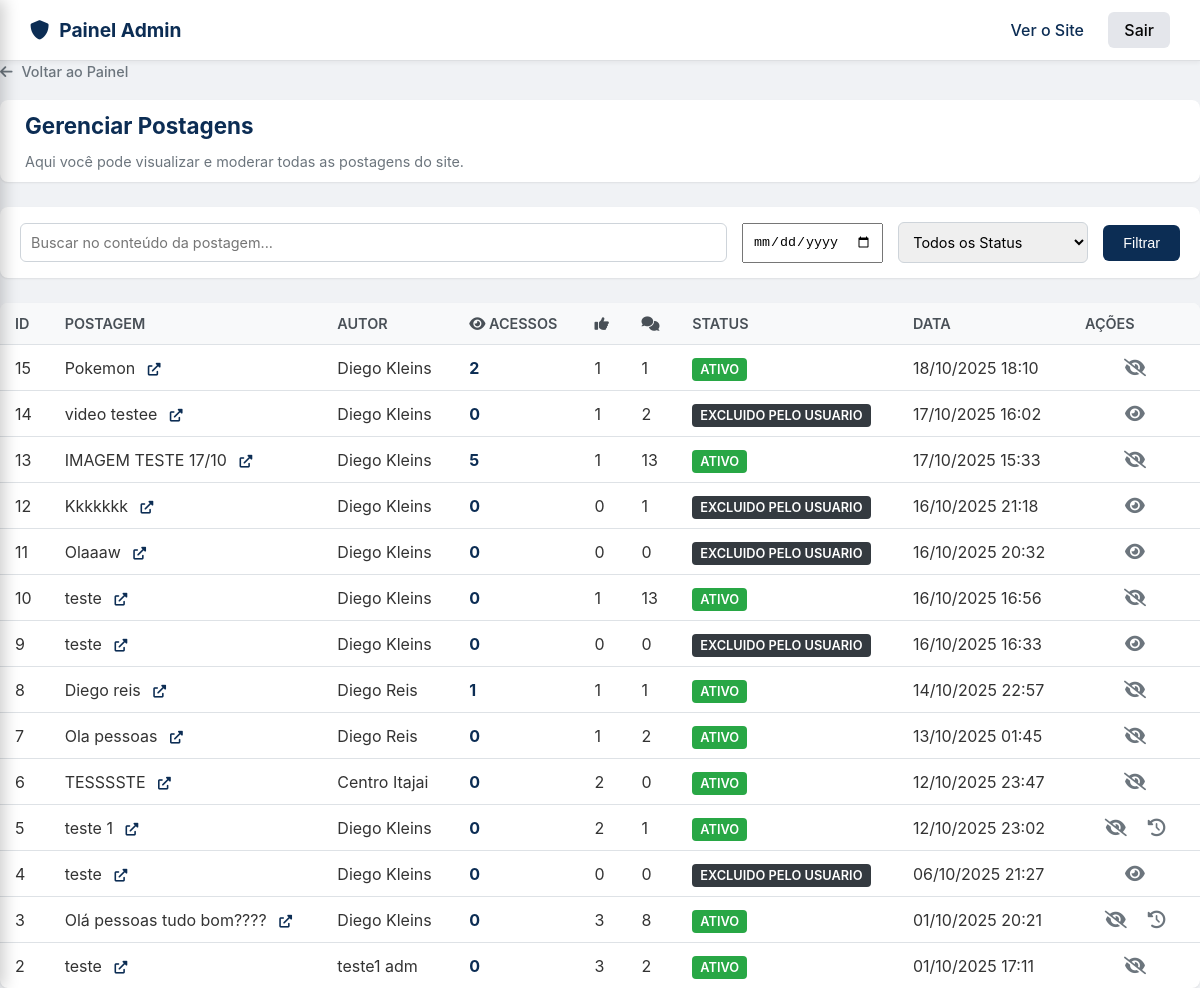
Page /admin/admin_postagens.php (signed in) on the committed database.
### tables this page shows
CREATE TABLE `Postagens` (
  `id` int(11) NOT NULL,
  `id_usuario` int(11) NOT NULL,
  `conteudo_texto` text NOT NULL,
  `tipo_media` enum('imagem','video') DEFAULT NULL,
  `status` enum('ativo','inativo','excluido_pelo_usuario') NOT NULL DEFAULT 'ativo',
  `url_media` varchar(255) DEFAULT NULL,
  `data_postagem` timestamp NOT NULL DEFAULT current_timestamp()
);

CREATE TABLE `Usuarios` (
  `id` int(11) NOT NULL,
  `nome` varchar(50) NOT NULL,
  `sobrenome` varchar(100) NOT NULL,
  `data_nascimento` date DEFAULT NULL,
  `nome_de_usuario` varchar(50) NOT NULL,
  `email` varchar(100) NOT NULL,
  `senha_hash` varchar(255) NOT NULL,
  `role` varchar(20) NOT NULL DEFAULT 'membro',
  `status` enum('ativo','suspenso') NOT NULL DEFAULT 'ativo',
  `foto_perfil_url` varchar(255) DEFAULT NULL,
  `id_bairro` int(11) DEFAULT NULL,
  `data_cadastro` timestamp NOT NULL DEFAULT current_timestamp(),
  `relacionamento` enum('Não especificado','Solteiro(a)','Em um relacionamento sério','Casado(a)','Divorciado(a)') NOT NULL DEFAULT 'Não especificado' COMMENT 'Status de relacionamento do usuário',
  `biografia` text DEFAULT NULL COMMENT 'Pequena biografia ou descrição do usuário',
  `perfil_privado` tinyint(1) NOT NULL DEFAULT 0 COMMENT '0 = Público, 1 = Privado (apenas amigos)',
  `privacidade_amigos` enum('todos','amigos','ninguem') NOT NULL DEFAULT 'amigos' COMMENT 'Define quem pode ver a lista de amigos do utilizador',
  `ultimo_acesso` timestamp NULL DEFAULT NULL COMMENT 'Timestamp da última atividade do usuário'
);

### admin/admin_postagens.php (the view, shortened to what this page needs)
<?php
require_once __DIR__ . '/../../config/database.php';
$busca = $_GET['busca'] ?? '';
$data_filtro = $_GET['data'] ?? '';
$sql = "SELECT
            p.id, p.conteudo_texto, p.data_postagem, p.status,
            u.nome, u.sobrenome,
            (SELECT COUNT(id) FROM Postagens_Edicoes WHERE id_postagem = p.id) as total_edicoes,
            (SELECT COUNT(id) FROM Curtidas WHERE id_postagem = p.id) as total_curtidas,
            (SELECT COUNT(id) FROM Comentarios WHERE id_postagem = p.id AND status = 'ativo') as total_comentarios,
            COUNT(DISTINCT lvp.id) as total_visualizacoes
        FROM Postagens AS p
        JOIN Usuarios AS u ON p.id_usuario = u.id
        LEFT JOIN Logs_Visualizacao_Post AS lvp ON p.id = lvp.id_postagem";
$sql .= " GROUP BY p.id";
$order_by = !empty($data_filtro) ? "total_visualizacoes DESC" : "p.data_postagem DESC";
$sql .= " ORDER BY $order_by";
$stmt = $conn->prepare($sql);
$stmt->execute();
$result = $stmt->get_result();
?>
<!DOCTYPE html>
<html lang="pt-br">
<head>
    <link rel="stylesheet" href="assets/css/admin.css?v=2.0">
    <link rel="stylesheet" href="https://cdnjs.cloudflare.com/ajax/libs/font-awesome/6.0.0-beta3/css/all.min.css">
</head>
<body>
    <?php
    include 'templates/admin_header.php';
    ?>
    <main class="admin-main-content">
        <a href="index.php" class="admin-back-button"><i class="fas fa-arrow-left"></i> Voltar ao Painel</a>
        <div class="admin-card">
            <h1>Gerenciar Postagens</h1>
            <p>Aqui você pode visualizar e moderar todas as postagens do site.</p>
        </div>
        <div class="filter-bar">
            <form action="admin_postagens.php" method="GET">
                <input type="text" name="busca" placeholder="Buscar no conteúdo da postagem..." value="<?php echo htmlspecialchars($busca); ?>">
                <input type="date" name="data" value="<?php echo htmlspecialchars($data_filtro); ?>" title="Filtrar por data de acesso" style="padding: 9px;">
                <select name="status">
                    <option value="">Todos os Status</option>
                </select>
                <button type="submit" class="filter-btn">Filtrar</button>
            </form>
        </div>
        <div class="admin-table-container">
            <table class="admin-table">
                <thead>
                    <tr>
                        <th>ID</th>
                        <th>Postagem</th>
                        <th>Autor</th>
                        <th><i class="fas fa-eye"></i> Acessos</th> <?php  ?>
                        <th><i class="fas fa-thumbs-up"></i></th>
                        <th><i class="fas fa-comments"></i></th>
                        <th>Status</th>
                        <th>Data</th>
                        <th>Ações</th>
                    </tr>
                </thead>
                <tbody>
                    <?php if ($result && $result->num_rows > 0): ?>
                        <?php while($post = $result->fetch_assoc()): ?>
                            <tr>
                                <td><?php echo $post['id']; ?></td>
                                <td class="comment-content-cell">
                                    <?php echo htmlspecialchars(mb_strimwidth($post['conteudo_texto'], 0, 100, "...")); ?>
                                    <a href="../postagem.php?id=<?php echo $post['id']; ?>" target="_blank" title="Ver postagem no site"><i class="fas fa-external-link-alt"></i></a>
                                </td>
                                <td><?php echo htmlspecialchars($post['nome'] . ' ' . $post['sobrenome']); ?></td>
                                <td style="font-weight: bold; color: #0c2d54;"><?php echo $post['total_visualizacoes']; ?></td>
                                <td><?php echo $post['total_curtidas']; ?></td>
                                <td><?php echo $post['total_comentarios']; ?></td>
                                <td><span class="status-tag status-<?php echo strtolower($post['status']); ?>"><?php echo ucfirst(str_replace('_', ' ', $post['status'])); ?></span></td>
                                <td><?php echo date("d/m/Y H:i", strtotime($post['data_postagem'])); ?></td>
                                <td class="actions-cell">
                                    <?php if ($post['status'] === 'ativo'): ?>
                                        <a href="../api/admin/toggle_post_status.php?id=<?php echo $post['id']; ?>" title="Ocultar Postagem (Tornar Inativo)" onclick="return confirm('Tem certeza que deseja ocultar esta postagem?');">
                                            <i class="fas fa-eye-slash"></i>
                                        </a>
                                    <?php else: ?>
                                        <a href="../api/admin/toggle_post_status.php?id=<?php echo $post['id']; ?>" title="Reativar Postagem" onclick="return confirm('Tem certeza que deseja reativar esta postagem?');">
                                            <i class="fas fa-eye"></i>
                                        </a>
                                    <?php endif; ?>
                                    <?php if ($post['total_edicoes'] > 0): ?>
                                        <a href="admin_historico_postagem.php?id=<?php echo $post['id']; ?>" title="Ver Histórico de Edições (<?php echo $post['total_edicoes']; ?>)">
                                            <i class="fas fa-history"></i>
                                        </a>
                                    <?php endif; ?>
                                </td>
                            </tr>
                        <?php endwhile; ?>
                    <?php else: ?>
                        <tr>
                            <td colspan="9">Nenhuma postagem encontrada com os filtros aplicados.</td>
                        </tr>
                    <?php endif; ?>
                </tbody>
            </table>
        </div>
    </main>
</body>
</html>

### admin/assets/css/admin.css (style rules this page uses)
body { font-family: -apple-system, BlinkMacSystemFont, "Segoe UI", Roboto, Helvetica, Arial, sans-serif; background-color: #f0f2f5; margin: 0; color: #333; }
a { color: #0c2d54; text-decoration: none; }
.admin-back-button { display: inline-block; margin-bottom: 20px; font-size: 0.9em; font-weight: 500; color: #6c757d; transition: color 0.2s; }
.admin-back-button i { margin-right: 5px; }
.admin-card { background-color: #fff; border-radius: 8px; padding: 12px 25px; box-shadow: 0 1px 2px rgba(0,0,0,0.08); margin-bottom: 25px; }
.admin-card h1 { margin-top: 0; margin-bottom: 4px; color: #0c2d54; font-size: 1.4em; }
.admin-card p { margin-bottom: 0; font-size: 0.9em; color: #6c757d; }
.filter-bar { background-color: #fff; border-radius: 8px; padding: 15px 20px; box-shadow: 0 1px 2px rgba(0,0,0,0.08); margin-bottom: 25px; }
.filter-bar form { display: flex; align-items: center; gap: 15px; flex-wrap: wrap; }
.filter-bar input[type="text"], .filter-bar select { padding: 10px; border: 1px solid #ced4da; border-radius: 6px; font-size: 0.9em; font-family: inherit; }
.filter-bar input[type="text"] { flex-grow: 1; }
.filter-btn { padding: 10px 20px; background-color: #0c2d54; color: #fff; border: none; border-radius: 6px; font-size: 0.9em; font-weight: 500; cursor: pointer; transition: background-color 0.2s; }
.admin-table-container { background-color: #fff; border-radius: 8px; box-shadow: 0 1px 2px rgba(0,0,0,0.08); overflow-x: auto; }
.admin-table { width: 100%; border-collapse: collapse; }
.admin-table th, .admin-table td { padding: 12px 15px; text-align: left; border-bottom: 1px solid #dee2e6; vertical-align: middle; white-space: nowrap; }
.admin-table tbody tr:last-child td { border-bottom: none; }
.admin-table thead th { background-color: #f8f9fa; font-weight: 600; color: #495057; font-size: 0.9em; text-transform: uppercase; }
.role-tag, .status-tag { padding: 4px 8px; border-radius: 4px; font-size: 0.8em; font-weight: 600; color: #fff; text-transform: uppercase; }
.status-ativo { background-color: #28a745; }
.status-excluido_pelo_usuario { background-color: #343a40; }
.actions-cell { width: 100px; text-align: center !important; }
.actions-cell a { color: #6c757d; margin: 0 8px; font-size: 1.1em; }
.comment-content-cell { white-space: normal; word-break: break-word; max-width: 450px; }
.comment-content-cell i { margin-left: 8px; font-size: 0.8em; }

### rows in the picture
postagens: id "15", conteudo_texto "Pokemon", id_usuario.sobrenome "Diego Kleins", total_visualizacoes "2", total_curtidas "1", total_comentarios "1", status "ATIVO", data_postagem "18/10/2025 18:10"
postagens: id "14", conteudo_texto "video testee", id_usuario.sobrenome "Diego Kleins", total_visualizacoes "0", total_curtidas "1", total_comentarios "2", status "EXCLUIDO PELO USUARIO", data_postagem "17/10/2025 16:02"
postagens: id "13", conteudo_texto "IMAGEM TESTE 17/10", id_usuario.sobrenome "Diego Kleins", total_visualizacoes "5", total_curtidas "1", total_comentarios "13", status "ATIVO", data_postagem "17/10/2025 15:33"
postagens: id "12", conteudo_texto "Kkkkkkk", id_usuario.sobrenome "Diego Kleins", total_visualizacoes "0", total_curtidas "0", total_comentarios "1", status "EXCLUIDO PELO USUARIO", data_postagem "16/10/2025 21:18"
postagens: id "11", conteudo_texto "Olaaaw", id_usuario.sobrenome "Diego Kleins", total_visualizacoes "0", total_curtidas "0", total_comentarios "0", status "EXCLUIDO PELO USUARIO", data_postagem "16/10/2025 20:32"
postagens: id "10", conteudo_texto "teste", id_usuario.sobrenome "Diego Kleins", total_visualizacoes "0", total_curtidas "1", total_comentarios "13", status "ATIVO", data_postagem "16/10/2025 16:56"
postagens: id "9", conteudo_texto "teste", id_usuario.sobrenome "Diego Kleins", total_visualizacoes "0", total_curtidas "0", total_comentarios "0", status "EXCLUIDO PELO USUARIO", data_postagem "16/10/2025 16:33"
postagens: id "8", conteudo_texto "Diego reis", id_usuario.sobrenome "Diego Reis", total_visualizacoes "1", total_curtidas "1", total_comentarios "1", status "ATIVO", data_postagem "14/10/2025 22:57"
postagens: id "7", conteudo_texto "Ola pessoas", id_usuario.sobrenome "Diego Reis", total_visualizacoes "0", total_curtidas "1", total_comentarios "2", status "ATIVO", data_postagem "13/10/2025 01:45"
postagens: id "6", conteudo_texto "TESSSSTE", id_usuario.sobrenome "Centro Itajai", total_visualizacoes "0", total_curtidas "2", total_comentarios "0", status "ATIVO", data_postagem "12/10/2025 23:47"
postagens: id "5", conteudo_texto "teste 1", id_usuario.sobrenome "Diego Kleins", total_visualizacoes "0", total_curtidas "2", total_comentarios "1", status "ATIVO", data_postagem "12/10/2025 23:02"
postagens: id "4", conteudo_texto "teste", id_usuario.sobrenome "Diego Kleins", total_visualizacoes "0", total_curtidas "0", total_comentarios "0", status "EXCLUIDO PELO USUARIO", data_postagem "06/10/2025 21:27"
postagens: id "3", conteudo_texto "Olá pessoas tudo bom????", id_usuario.sobrenome "Diego Kleins", total_visualizacoes "0", total_curtidas "3", total_comentarios "8", status "ATIVO", data_postagem "01/10/2025 20:21"
postagens: id "2", conteudo_texto "teste", id_usuario.sobrenome "teste1 adm", total_visualizacoes "0", total_curtidas "3", total_comentarios "2", status "ATIVO", data_postagem "01/10/2025 17:11"
